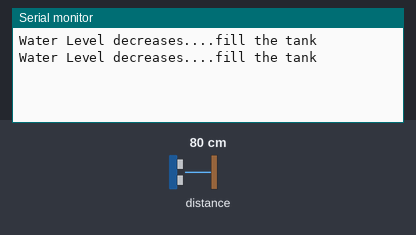
Recording of a sketch running on a simulated Arduino Uno, built with avr-gcc and run on an emulated ATmega328P. Shown: the last lines printed to the serial monitor. Wiring (inferred from the names in the program): ultrasonic range finder: trigger pin 2; echo pin 0. The test bench sets the inputs (shaded band); at power-on: distance to the obstacle 80 cm. The echo pulse lasts 58.3 µs per cm.

Above: at 1.8 s.
1.9 s: distance to the obstacle set to 58 cm
At 2.8 s:
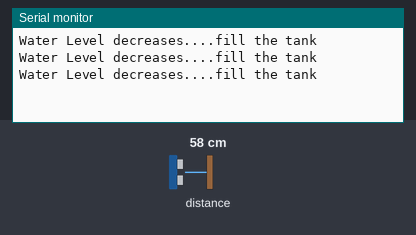
3.4 s: distance to the obstacle set to 52 cm
At 4.7 s:
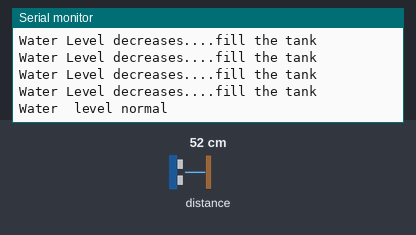

Measured:
- the behaviour switches between 56 and 55 cm on distance to the obstacle (found by bisection; images 1 and 2)
- after the input at 3.4 s, the serial monitor: prints a new line after 0.62 s (image 2)

The sketch:

Nodemcu_with_ultrsonic.ino
```cpp
// defines pins numbers
const int trigPin = 2; //D4
const int echoPin = 0; //D3

// defines variables
long duration;
int distance;

void setup() {
pinMode(trigPin, OUTPUT); // Sets the trigPin as an Output
pinMode(echoPin, INPUT); // Sets the echoPin as an Input
Serial.begin(9600); // Starts the serial communication
}

void loop() {
// Clears the trigPin
digitalWrite(trigPin, LOW);
delayMicroseconds(2);

// Sets the trigPin on HIGH state for 10 micro seconds
digitalWrite(trigPin, HIGH);
delayMicroseconds(10);
digitalWrite(trigPin, LOW);

// Reads the echoPin, returns the sound wave travel time in microseconds
duration = pulseIn(echoPin, HIGH);

// Calculating the distance
distance= duration*0.034/2;

// Prints the distance on the Serial Monitor

if(distance>=55)
 {
   Serial.println("Water Level decreases....fill the tank");
   }else{
      Serial.println("Water  level normal");
     }
delay(1000);
}
```
